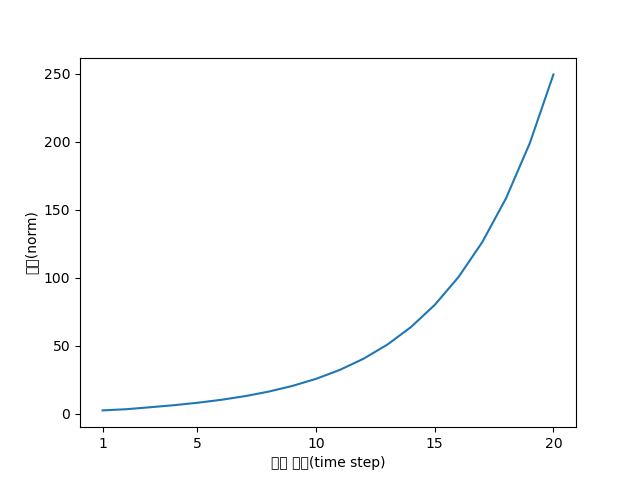

The script that saved this image:
import numpy as np
import matplotlib.pyplot as plt

N = 2  #미니배치 크기
H = 3  #은닉 상태 백터의 차원 수
T = 20  #시계열 데이터의 길이

dh = np.ones((N, H))
np.random.seed(3)  #제현이 가능하도록 난수의 시드 고정
Wh = np.random,randn(H, H)

norm_list = []
for t in range(T):
    dh = np.matmul(dh, Wh.T)
    norm = np.sqrt(np.sum(dh**2)) / N
    norm_list.append(norm)

print(norm_list)

# 그래프 그리기
plt.plot(np.arange(len(norm_list)), norm_list)
plt.xticks([0, 4, 9, 14, 19], [1, 5, 10, 15, 20])
plt.xlabel('시간 크기(time step)')
plt.ylabel('노름(norm)')
plt.show()
plt.savefig('rnn_gradient_graph.png')